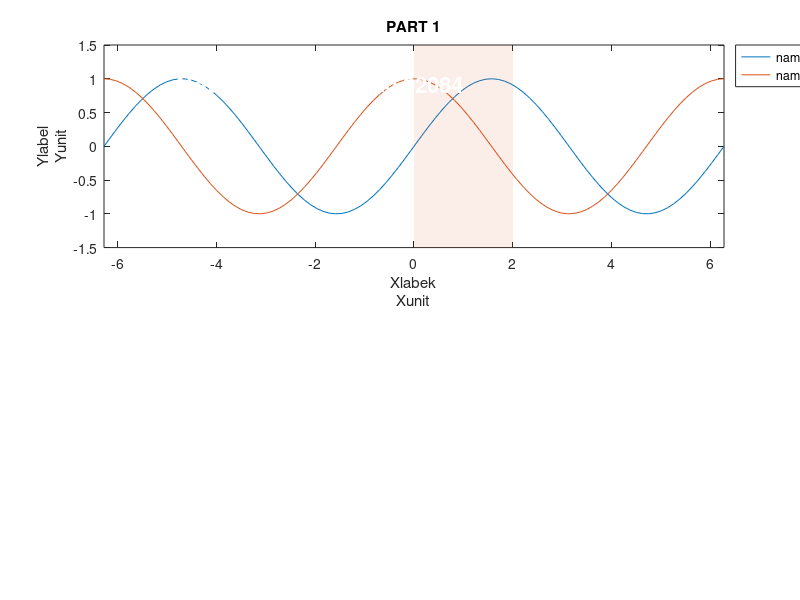

Source code (MATLAB):
%% EXEMPLE
%==========================================================================

ch = figure('Name','Title of the figure','Color','white'); 

% Plot --------------------------------------------------------------------
subplot(2,2,[1,2])
x = linspace(-2*pi,2*pi);
y1 = sin(x);
y2 = cos(x);
plot(x,y1,x,y2); 
% X axis ------------------------------------------------------------------
xlabel({'Xlabek','Xunit'}); 
xlim([min(x) max(x)]); 
% X axis ------------------------------------------------------------------
ylabel({'Ylabel','Yunit'}); 
ylim([-1.5 1.5]);
% Custom ------------------------------------------------------------------
yaxisbnd = ylim;
patch([0 2 2 0], [yaxisbnd(1) yaxisbnd(1) yaxisbnd(2) yaxisbnd(2)],'k', 'FaceColor',[0.8500    0.3250    0.0980],'FaceAlpha',0.1,'LineStyle','none')
% Legend ------------------------------------------------------------------
title(sprintf('PART %d',1)); 
legend({'name1','name2',},'Location','northeastoutside','Orientation','vertical');
% Statistics ------------------------------------------------------------------
[H,P,CI,STATS] = ttest2(y1,y2);
if H==0
    STR = ['Not significant : p =' num2str(P)];
    annotation('textarrow',[0.4,0.4],[0.88,0.89],'String', STR,'TextColor','k','Fontsize', 16,'Color','w','LineStyle','-','FontWeight','bold');
end
% Save ------------------------------------------------------------------
figurepath = cd;
figurename = strcat(mfilename, '.svg');
saveas(ch,fullfile(figurepath,figurename));
